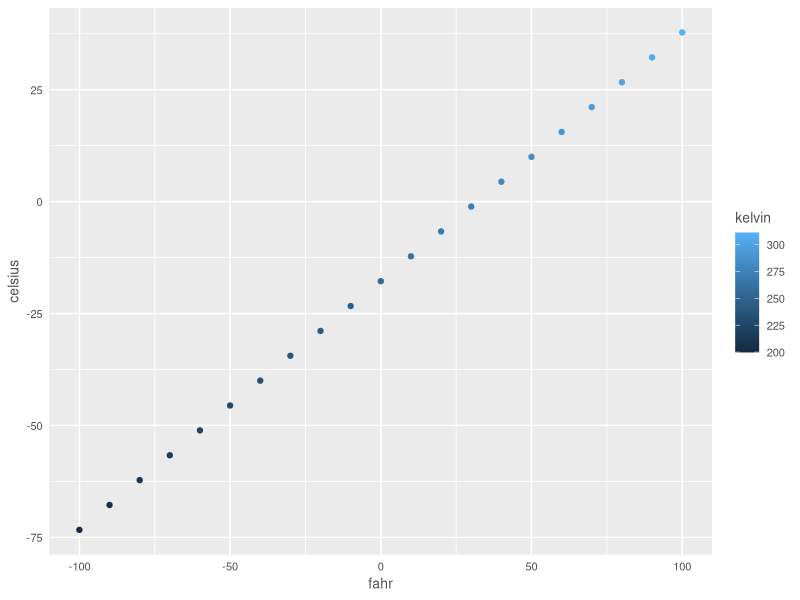
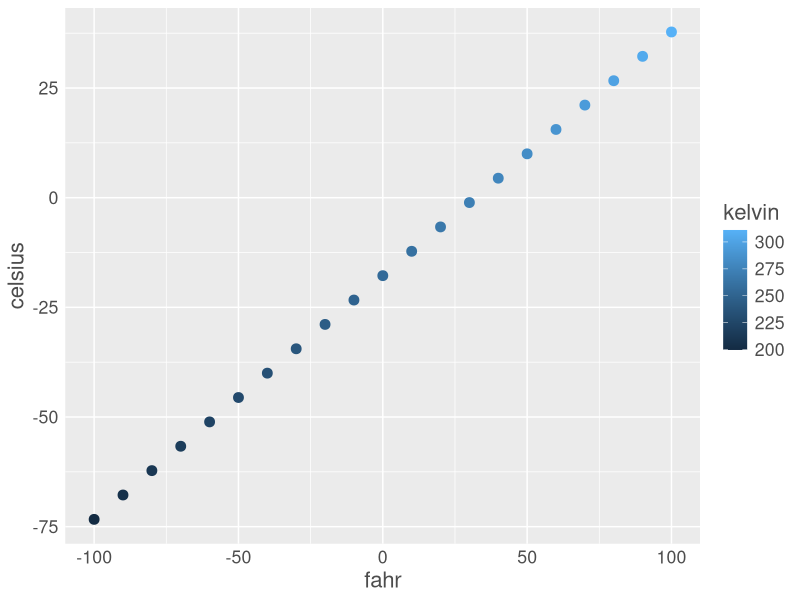

These figures' R source, in order:
## ---- chunk 1
air_temps <- c(212, 38.3, 70, 32)

fahr_to_celsius <- function(fahr){
  temp <- (fahr-32)*5/9
  return(temp)
}

cel <- fahr_to_celsius(air_temps[1])
cel
## ---- chunk 2
all_cel <- fahr_to_celsius(air_temps)
all_cel[1]
## ---- chunk 3
cel_to_fahr <- function(cel){
  temp <- (9*cel/5)+32
  return(temp)
}

all_fahr <- cel_to_fahr(all_cel)
all_fahr
## ---- chunk 4
convert_temps <- function(fahr){
  cel <- (fahr-32)*5/9
  kel <- cel+273.15
  temps <- list(fahr=fahr,celsius=cel,kelvin=kel)
  return(temps)
}

df_temps <- data.frame(convert_temps(seq(-100,100,10)))
df_temps
## ---- chunk 5
plot_theme <- function(base_size = 9){
  ggplot2::theme(
    axis.ticks = ggplot2::element_blank(),
    text = ggplot2::element_text(family='Helvetica', color='gray30', size=base_size)
  )
}

library(ggplot2)
ggplot(df_temps, mapping=aes(x=fahr, y=celsius, color=kelvin)) +
  geom_point() +
  plot_theme(10)
## ---- chunk 6
scatterplot <- function(df, point_size = 2, font_size=9) {
  ggplot(df, mapping=aes(x=fahr, y=celsius, color=kelvin)) +
    geom_point(size=point_size) +
    plot_theme(font_size)
}

scatterplot(df_temps, point_size=3, font_size=16)
